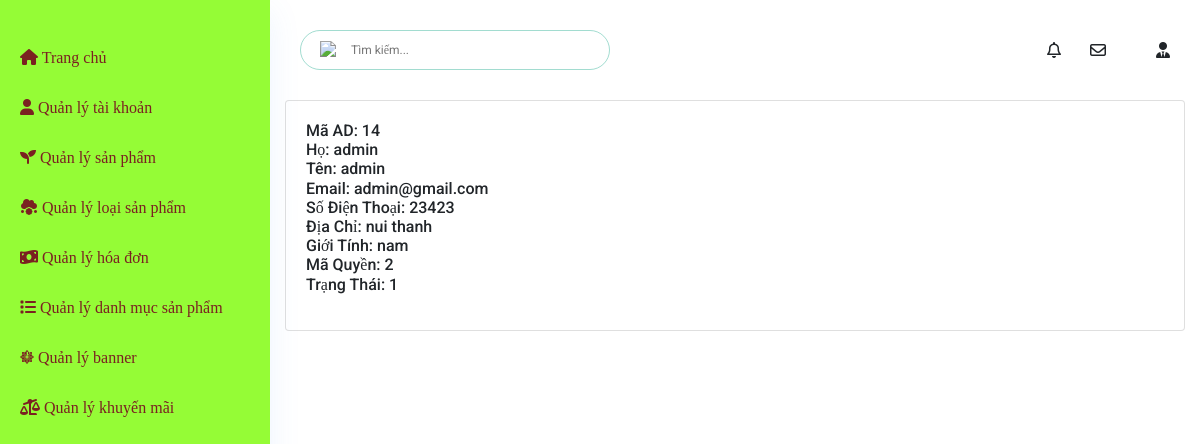
The page /Admin/index.php?mod=nguoidung&act=detail&id=14 on the database as committed earlier.
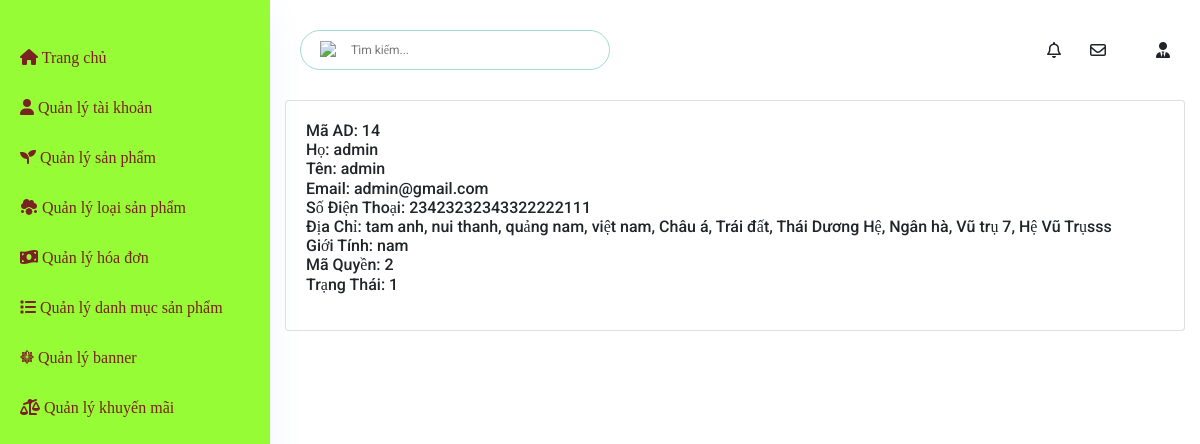
The same page on the database as committed later.
### tables this page shows
CREATE TABLE `nguoidung` (
  `MaND` int(11) NOT NULL,
  `Ho` varchar(20) NOT NULL,
  `Ten` varchar(20) NOT NULL,
  `GioiTinh` varchar(10) NOT NULL,
  `SDT` varchar(20) DEFAULT NULL,
  `Email` varchar(50) NOT NULL,
  `DiaChi` varchar(200) NOT NULL,
  `TaiKhoan` varchar(100) NOT NULL,
  `MatKhau` varchar(100) NOT NULL,
  `MaQuyen` int(11) NOT NULL,
  `TrangThai` int(11) NOT NULL
);

### Admin/Controllers/UserController.php (called while the page is built, shortened)
<?php
class NguoiDungController
{
    var $nguoidung_model;
    public function __construct()
    {
        $this->nguoidung_model = new nguoidung();
    }
    public function detail()
    {
        $id = isset($_GET['id']) ? $_GET['id'] : 1;
        $data = $this->nguoidung_model->find($id);
        require_once("./Views/indexAD.php");
    }
}

### Admin/Models/connection.php (called while the page is built, shortened)
<?php
    class connection{
        function __construct()
        {
            $severname ="localhost";
            $username ="root";
            $password ="";
            $db_name ="webfood";
            $this->conn = new mysqli($severname,$username,$password,$db_name);
        }
    }
?>

### Admin/Models/model.php (called while the page is built, shortened)
<?php
require_once("connection.php");
class Model
{
    var $conn;
    var $table;
    var $contens;
    function __construct()
    {
        $conn_obj = new Connection();
        $this->conn = $conn_obj->conn;
    }
   function find($id)
    {
        $query = "select * from $this->table where $this->contens =$id";
        return $this->conn->query($query)->fetch_assoc();
    }
}
?>

### Admin/Views/user/detail.php (the view)
<table class="table table-bordered" id="dataTable" width="100%" cellspacing="0">
    <h2>Mã AD: <?=$data['MaND']?></h2>
    <h2>Họ: <?=$data['Ho'] ?></h2>
    <h2>Tên: <?=$data['Ten']?></h2>
    <h2>Email: <?=$data['Email'] ?></h2>
    <h2>Số Điện Thoại: <?=$data['SDT'] ?></h2>
    <h2>Địa Chỉ: <?=$data['DiaChi']?></h2>
    <h2>Giới Tính: <?=$data['GioiTinh'] ?></h2>
    <h2>Mã Quyền: <?=$data['MaQuyen'] ?></h2>
    <h2>Trạng Thái: <?=$data['TrangThai'] ?></h2>
</table>

Rows that differ between the two databases and show on the page:
changed nguoidung "admin": SDT "23423" → "23423232343322222111"; DiaChi "nui thanh" → "tam anh, nui thanh, quảng nam, việt nam, Châu á, Trái đất, Thái Dương Hệ, Ngân hà, Vũ trụ 7, Hệ Vũ Trụsss"
